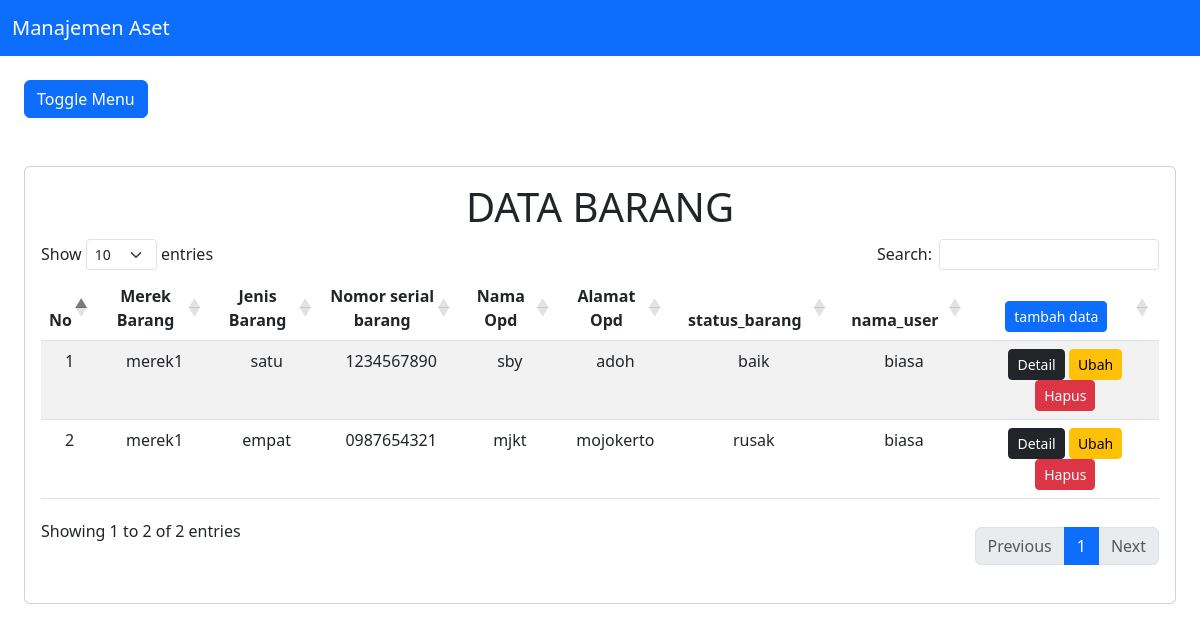
The app's page /barang/index.php with its own data.
### tables this page shows
CREATE TABLE `barang`  (
  `id_barang` int NOT NULL AUTO_INCREMENT,
  `join_merek_barang` int NOT NULL,
  `join_jenis_barang` int NOT NULL,
  `nomor_serial_barang` varchar(255) NOT NULL,
  `status_barang` varchar(10) NOT NULL,
  `join_opd` int NOT NULL,
  `detail_lokasi_barang` varchar(255) NOT NULL,
  `koordinat_barang` varchar(100) NOT NULL,
  `keterangan_barang` varchar(255) NULL DEFAULT NULL,
  `tanggal_masuk` timestamp(6) NOT NULL DEFAULT current_timestamp(6) ON UPDATE CURRENT_TIMESTAMP(6),
  `tanggal_update` timestamp(6) NOT NULL DEFAULT current_timestamp(6) ON UPDATE CURRENT_TIMESTAMP(6),
  `join_user` int NOT NULL,
  `gambar` varchar(255) NULL DEFAULT NULL,
  `join_update` int NULL DEFAULT NULL,
  PRIMARY KEY (`id_barang`) USING BTREE,
  INDEX `nama`(`join_user`) USING BTREE,
  INDEX `jenis_barang`(`join_jenis_barang`) USING BTREE,
  INDEX `merek_barang`(`join_merek_barang`) USING BTREE,
  INDEX `opd`(`join_opd`) USING BTREE,
  INDEX `update`(`join_update`) USING BTREE,
  INDEX `gambar`(`gambar`) USING BTREE,
  CONSTRAINT `jenis_barang` FOREIGN KEY (`join_jenis_barang`) REFERENCES `jenis_barang` (`id_jenis_barang`) ON DELETE NO ACTION ON UPDATE NO ACTION,
  CONSTRAINT `merek_barang` FOREIGN KEY (`join_merek_barang`) REFERENCES `merek_barang` (`id_merek_barang`) ON DELETE NO ACTION ON UPDATE NO ACTION,
  CONSTRAINT `opd` FOREIGN KEY (`join_opd`) REFERENCES `opd` (`id_opd`) ON DELETE NO ACTION ON UPDATE NO ACTION,
  CONSTRAINT `update` FOREIGN KEY (`join_update`) REFERENCES `update` (`id_update`) ON DELETE NO ACTION ON UPDATE NO ACTION,
  CONSTRAINT `user` FOREIGN KEY (`join_user`) REFERENCES `user` (`id_user`) ON DELETE NO ACTION ON UPDATE NO ACTION
);

CREATE TABLE `merek_barang`  (
  `id_merek_barang` int NOT NULL AUTO_INCREMENT,
  `nama_merek_barang` varchar(255) NULL DEFAULT NULL,
  PRIMARY KEY (`id_merek_barang`) USING BTREE,
  INDEX `nama_merek_barang`(`nama_merek_barang`) USING BTREE
);

CREATE TABLE `jenis_barang`  (
  `id_jenis_barang` int NOT NULL AUTO_INCREMENT,
  `nama_jenis_barang` varchar(255) NOT NULL,
  PRIMARY KEY (`id_jenis_barang`) USING BTREE,
  INDEX `nama_jenis_barang`(`nama_jenis_barang`) USING BTREE
);

CREATE TABLE `opd`  (
  `id_opd` int NOT NULL AUTO_INCREMENT,
  `nama_opd` varchar(255) NOT NULL,
  `alamat_opd` varchar(255) NOT NULL,
  PRIMARY KEY (`id_opd`) USING BTREE,
  INDEX `nama_opd`(`nama_opd`) USING BTREE,
  INDEX `nama_opd_2`(`nama_opd`, `id_opd`, `alamat_opd`) USING BTREE,
  INDEX `nama_opd_3`(`nama_opd`, `id_opd`) USING BTREE
);

CREATE TABLE `user`  (
  `id_user` int NOT NULL AUTO_INCREMENT,
  `username` varchar(50) NOT NULL,
  `password` varchar(255) NOT NULL,
  `nama_user` varchar(255) NOT NULL,
  `level` varchar(10) NOT NULL,
  PRIMARY KEY (`id_user`) USING BTREE,
  INDEX `nama_user`(`nama_user`) USING BTREE
);

### koneksi.php (called while the page is built)
<?php
$db = mysqli_connect("localhost", "root", "", "pendataan");
function query($query)
{
    global $db;
    $result = mysqli_query($db, $query);
    $rows = [];
    while ($row = mysqli_fetch_assoc($result)) {
        $rows[] = $row;
    }
    return $rows;
}

### barang/index.php (the view, shortened to what this page needs)
<?php
require '../header.php';
$barang = query("SELECT * FROM barang
JOIN merek_barang ON join_merek_barang = id_merek_barang
JOIN jenis_barang ON join_jenis_barang = id_jenis_barang
JOIN opd ON join_opd = id_opd
JOIN user ON join_user = id_user
");
?>
<body>
  <div class="p-4" id="main-content">
    <button class="btn btn-primary" id="button-toggle">
      Toggle Menu
    </button>
    <div class="card mt-5">
      <div class="card-body">
        <h1 style="text-align:center">DATA BARANG</h1>
        <table class="table table-striped" id="datatable">
          <thead>
            <tr style="text-align:center">
              <th width="15%" style="text-align:center">No</th>
              <th style="text-align:center">Merek Barang</th>
              <th style="text-align:center">Jenis Barang</th>
              <th style="text-align:center">Nomor serial barang</th>
              <th style="text-align:center">Nama Opd</th>
              <th style="text-align:center">Alamat Opd</th>
              <th style="text-align:center">status_barang</th>
              <th style="text-align:center">nama_user</th>
              <th width="15%" style="text-align:center">
                <a class="btn btn-sm btn-primary" href="tambah.php" role="button">tambah data</a>
              </th>
            </tr>
          </thead>
          <tbody>
            <?php $no = 1; ?>
            <?php foreach ($barang as $row) : ?>
              <tr>
                <td width="5%" style="text-align: center;" scope="row"><?= $no; ?></td>
                <td style="text-align: center;"><?= $row["nama_merek_barang"]; ?></td>
                <td style="text-align: center;"><?= $row["nama_jenis_barang"]; ?></td>
                <td style="text-align: center;"><?= $row["nomor_serial_barang"]; ?></td>
                <td style="text-align: center;"><?= $row["nama_opd"]; ?></td>
                <td style="text-align: center;"><?= $row["alamat_opd"]; ?></td>
                <td style="text-align: center;"><?= $row["status_barang"]; ?></td>
                <td style="text-align: center;"><?= $row["nama_user"]; ?></td>
                <td style="text-align: center">
                  <a class="btn btn-sm btn-dark" href="detail.php?id_barang=<?= $row["id_barang"]; ?>" role="button">Detail</a>
                  <a class="btn btn-sm btn-warning" href="ubah.php?id_barang=<?= $row["id_barang"]; ?>" role="button">Ubah</a>
                  <a class="btn btn-sm btn-danger" href="hapus.php?id_barang=<?= $row["id_barang"]; ?>" onclick="return confirm('yakin?');" role="button">Hapus</a>
                </td>
              </tr>
            <?php $no++;
            endforeach; ?>
          </tbody>
        </table>
      </div>
    </div>
  </div>
</body>
<?php require '../footer.php'; ?>

### side.php (style rules this page uses)
a { text-decoration: none; }
#main-content { transition: 0.4s; }

### records on screen
barang: join_merek_barang.nama_merek_barang "merek1", join_jenis_barang.nama_jenis_barang "satu", nomor_serial_barang "1234567890", join_opd.nama_opd "sby", join_opd.alamat_opd "adoh", status_barang "baik", join_user.nama_user "biasa"
barang: join_merek_barang.nama_merek_barang "merek1", join_jenis_barang.nama_jenis_barang "empat", nomor_serial_barang "0987654321", join_opd.nama_opd "mjkt", join_opd.alamat_opd "mojokerto", status_barang "rusak", join_user.nama_user "biasa"
